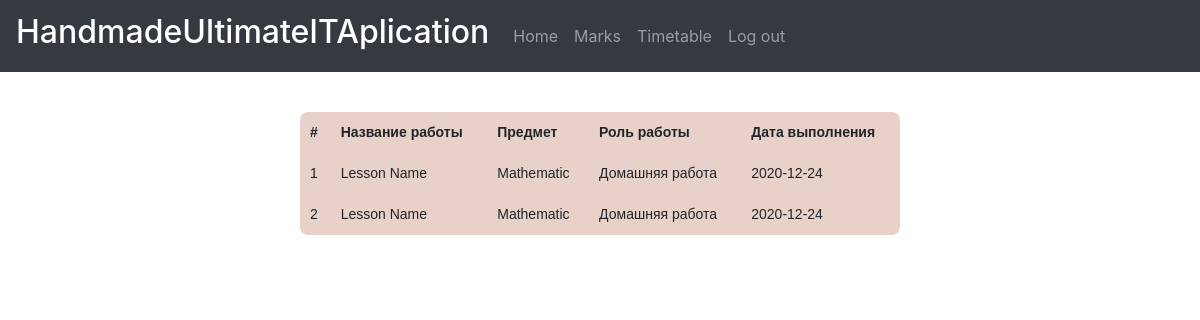
/marks (signed in), run on the app's committed database.
### data/models/lessons.py (models this page shows)
class Lessons(SqlAlchemyBase, SerializerMixin):
    __tablename__ = 'lessons'
    id = sa.Column('id', sa.Integer, autoincrement=True, primary_key=True)
    title = sa.Column('title', sa.String, nullable=True)
    to_subject = sa.Column('to_subject', sa.Integer, sa.ForeignKey("subjects.id"), nullable=True)
    to_task = sa.Column('to_task', sa.Integer, sa.ForeignKey("tasks.id"), nullable=True)
    to_class = sa.Column('to_class', sa.Integer, sa.ForeignKey("a_classes.id"), nullable=True)
    role = sa.Column('role', sa.String, nullable=True)
    lesson_date = sa.Column('lesson_date', sa.Date, nullable=True)
    author = sa.Column('author', sa.String, sa.ForeignKey("teachers.id"), nullable=True)
    completed_by = sa.Column('completed_by', sa.String, nullable=True)
    lesson_file = sa.Column('lesson_file', sa.String, nullable=True)
    subjects = sa.orm.relation("Subjects", foreign_keys=[to_subject])
    tasks = sa.orm.relation("Tasks", foreign_keys=[to_task])
    teachers = sa.orm.relation("Teachers", foreign_keys=[author])
    a_classes = sa.orm.relation("AClasses", foreign_keys=[to_class])
    lessons_to_students = sa.orm.relation("LessonsToStudents")

### data/models/subjects.py (models this page shows)
class Subjects(SqlAlchemyBase):
    __tablename__ = 'subjects'
    id = sa.Column('id', sa.Integer, autoincrement=True, primary_key=True)
    subjects = sa.Column('subject_name', sa.Integer, nullable=True)
    teachers = sa.orm.relation("Teachers")
    tasks = sa.orm.relation("Tasks")
    lessons = sa.orm.relation("Lessons")

### main.py (the view)
@app.route('/marks')
def marks():
    if not current_user.is_authenticated:
        return redirect('/login')
    if current_user.role == "Teacher":
        return redirect("/")
    shadow = find_shadow(current_user)
    session = create_session()
    cmpl = [ls for ls in session.query(Lessons).all() if
            ls.completed_by is not None and str(shadow.id) in ls.completed_by.split(', ')]
    return render_template('marks.html', lessons=cmpl)

### data/db_session.py (called while the page is built)
def create_session() -> Session:
    global __factory
    return __factory()

### main.py (called while the page is built)
def find_shadow(user):
    session = create_session()
    if user.role == 'Student':
        return session.query(Students).filter(Students.user_id == user.id).first()
    elif user.role == 'Teacher':
        return session.query(Teachers).filter(Teachers.user_id == user.id).first()

@login_manager.user_loader
def load_user(user_id):
    session = create_session()
    return session.query(Users).get(user_id)

### templates/marks.html (shortened to what this page needs)
{% extends "base.html" %}
{% block content %}
<table class="my_table">
    <tr>
        <th>#</th>
        <th>Название работы</th>
        <th>Предмет</th>
        <th>Роль работы</th>
        <th>Дата выполнения</th>
    </tr>
    {% for lesson in lessons %}
        <tr>
            <td scope="row">{{ loop.index }}</td>
            <td>{{ lesson.title }}</td>
            <td>{{ lesson.subjects.subjects }}</td>
            <td>{{ lesson.role }}</td>
            <td>{{ lesson.lesson_date }}</td>
        </tr>
    {% endfor %}
</table>
{% endblock %}

### templates/marks.html (style rules this page uses)
table { font-family: "Lucida Sans Unicode", "Lucida Grande", Sans-Serif; font-size: 14px; margin-top: 40px; margin-left: auto; margin-right: auto; background: #e8d1c8; max-width: 50%; width: 50%; border-collapse: collapse; border-radius: 8px 8px 8px 8px; }
td, th { padding: 10px; }

### data on the page
Lessons: title "Lesson Name", subjects.subjects "Mathematic", role "Домашняя работа", lesson_date "2020-12-24"
Lessons: title "Lesson Name", subjects.subjects "Mathematic", role "Домашняя работа", lesson_date "2020-12-24"
